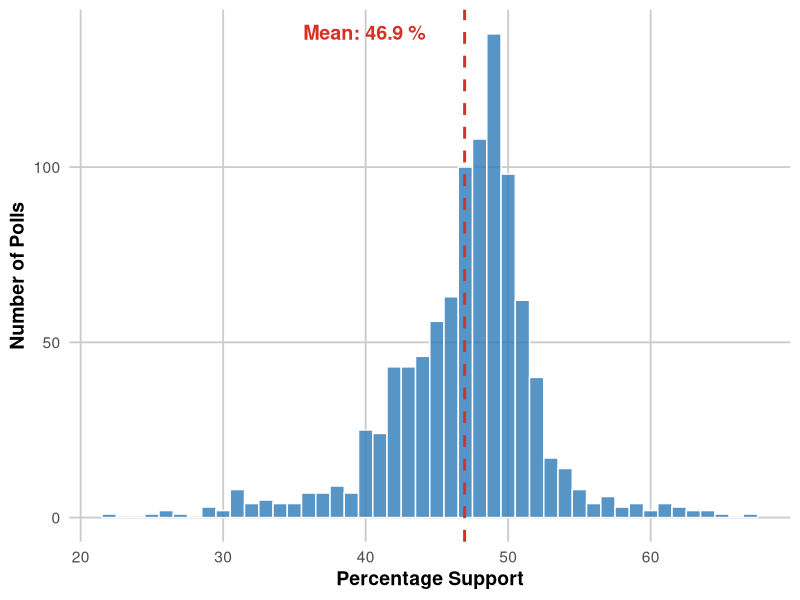
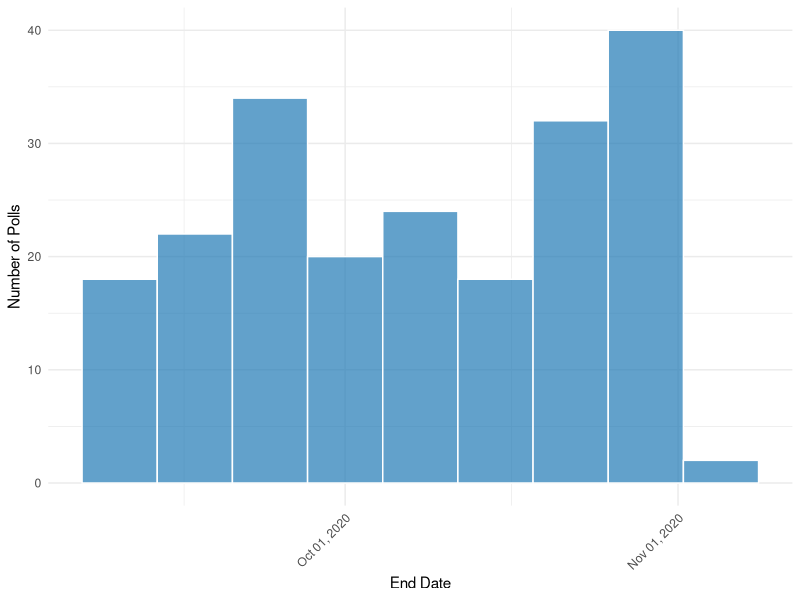
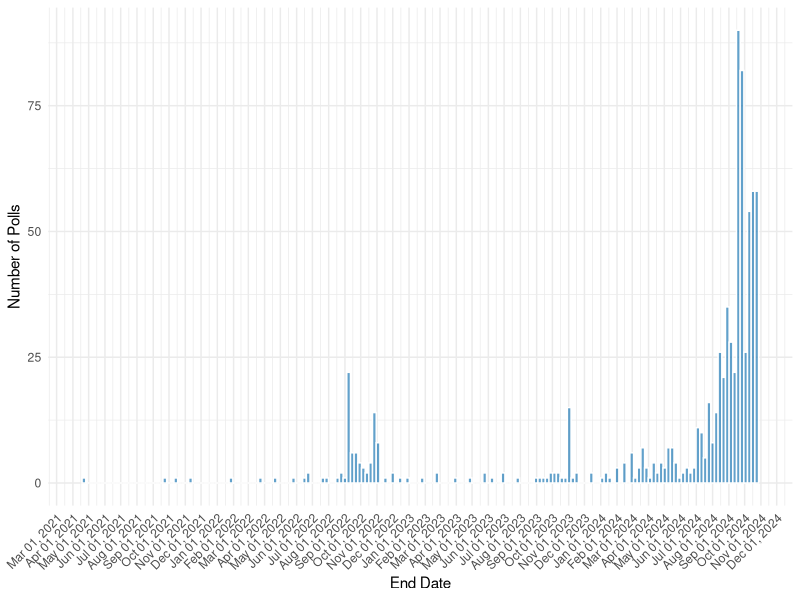
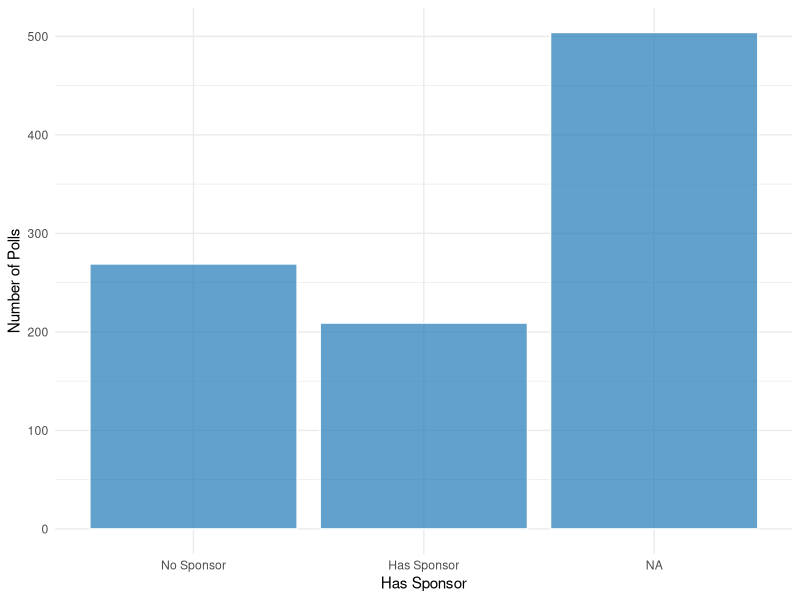
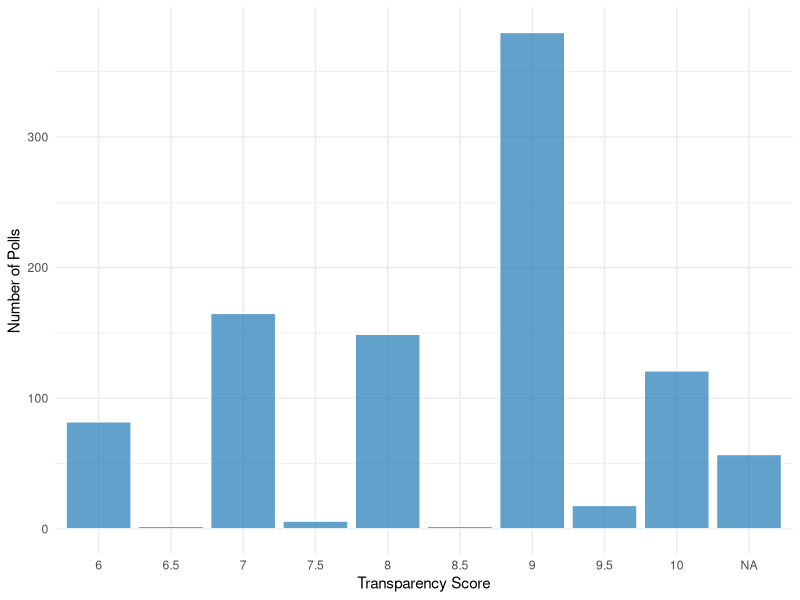
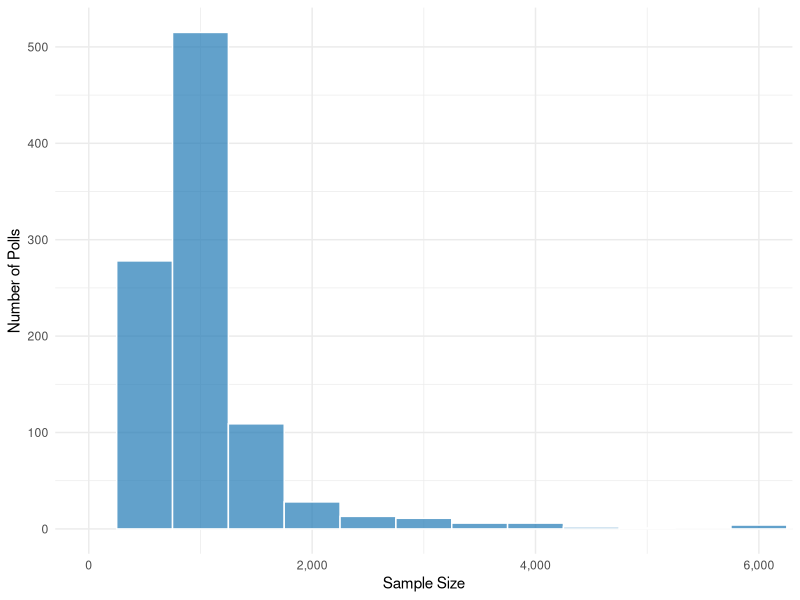

R code for these plots, in order:
## ---- chunk 1
#| include: false
#| warning: false
#| message: false

library(tidyverse)
library(caret)
library(glmnet)
library(nnet)
library(lubridate)
library(pROC)
library(stringr)
## ---- chunk 2
#| echo: false
#| message: false
#| warning: false

trump_2024 <- read_csv(here::here("data/02-analysis_data/trump_2024_analysis_data.csv"))
harris_2024 <- read_csv(here::here("data/02-analysis_data/harris_2024_analysis_data.csv"))
trump_2024_lower <- 
  read_csv(here::here("data/02-analysis_data/trump_2024_analysis_data_lower.csv"))
harris_2024_lower <- 
  read_csv(here::here("data/02-analysis_data/harris_2024_analysis_data_lower.csv"))
trump_2020 <- read_csv(here::here("data/02-analysis_data/trump_2020_analysis_data.csv"))
biden_2020 <- read_csv(here::here("data/02-analysis_data/biden_2020_analysis_data.csv"))

# aggregated dataset for summary statistics
# datasets with lower numeric scores already includes polls with a score of 3.0
all_combined <- bind_rows(harris_2024_lower, trump_2024_lower,
    biden_2020, trump_2020)

## ---- chunk 3
#| label: fig-outcome
#| fig-cap: Percentage Support in US Presidential Polls
#| echo: false
#| message: false
#| warning: false

ggplot(all_combined, aes(x = pct)) +
  geom_histogram(
    binwidth = 1,                # Adjust bin width for granularity
    fill = "#2c7bb6",            # Aesthetic fill color (steel blue)
    color = "white",             # Border color for bins
    alpha = 0.8                   # Transparency of the fill
  ) +
  labs(
    x = "Percentage Support",
    y = "Number of Polls"
  ) +
  theme_minimal(base_size = 14) +   # Minimal theme with increased base font size
  theme(
    plot.title = element_text(
      size = 16, 
      face = "bold", 
      hjust = 0.5,                # Center the title
      margin = margin(b = 10)     # Add space below the title
    ),
    plot.subtitle = element_text(
      size = 12, 
      hjust = 0.5, 
      margin = margin(b = 20)     # Add space below the subtitle
    ),
    axis.title = element_text(face = "bold"), # Bold axis titles
    axis.text = element_text(color = "gray30"), # Dark gray axis text
    panel.grid.major = element_line(color = "gray80"), # Light gray major grid lines
    panel.grid.minor = element_blank()                 # Remove minor grid lines
  ) +
  # Add a vertical line for the mean percentage support
  geom_vline(
    aes(xintercept = mean(pct, na.rm = TRUE)),
    color = "#d73027",           # Aesthetic color (red)
    linetype = "dashed", 
    size = 1
  ) +
  # Annotate the mean value on the plot
  annotate(
    "text",
    x = mean(all_combined$pct, na.rm = TRUE) - 7, # Position text slightly to the right of the mean line
    y = Inf,                                     # Position text at the top of the plot
    label = paste("Mean:", round(mean(all_combined$pct, na.rm = TRUE), 1), "%"),
    vjust = 2,                                   # Vertical adjustment
    color = "#d73027",
    size = 5,
    fontface = "bold"
  )

## ---- chunk 4
#| label: fig-dates-past
#| fig-cap: Distribution of Poll End Date, 2020 Cycle
#| echo: false
#| message: false
#| warning: false

ggplot(all_combined %>% filter(cycle == 2020), aes(x = end_date)) +
  geom_histogram(binwidth = 7, fill = "#1f78b4", color = "white", alpha = 0.7) +
  labs(
    x = "End Date",
    y = "Number of Polls"
  ) +
  scale_x_date(date_labels = "%b %d, %Y", date_breaks = "1 month") +
  theme_minimal() +
  theme(
    plot.title = element_text(size = 14, face = "bold"),
    axis.text.x = element_text(angle = 45, hjust = 1)
  )

## ---- chunk 5
#| label: fig-dates-current
#| fig-cap: Distribution of Poll End Date, 2024 Cycle
#| echo: false
#| message: false
#| warning: false

ggplot(all_combined %>% filter(cycle == 2024), aes(x = end_date)) +
  geom_histogram(binwidth = 7, fill = "#1f78b4", color = "white", alpha = 0.7) +
  labs(
    x = "End Date",
    y = "Number of Polls"
  ) +
  scale_x_date(date_labels = "%b %d, %Y", date_breaks = "1 month") +
  theme_minimal() +
  theme(
    plot.title = element_text(size = 14, face = "bold"),
    axis.text.x = element_text(angle = 45, hjust = 1)
  )

## ---- chunk 6
#| label: fig-sponsored
#| fig-cap: Number of Polls with and without Sponsors
#| echo: false
#| message: false
#| warning: false

ggplot(all_combined, aes(x = factor(has_sponsor, levels = c(0,1), labels = c("No Sponsor", "Has Sponsor")))) +
  geom_bar(fill = "#1f78b4", color = "white", alpha = 0.7) +
  labs(
    x = "Has Sponsor",
    y = "Number of Polls"
  ) +
  theme_minimal() +
  theme(
    plot.title = element_text(size = 14, face = "bold")
  )

## ---- chunk 7
#| label: fig-transparency
#| fig-cap: Distribution of Poll Transparency Scores
#| echo: false
#| message: false
#| warning: false

ggplot(all_combined, aes(x = factor(transparency_score))) +
  geom_bar(fill = "#1f78b4", color = "white", alpha = 0.7) +
  labs(
    x = "Transparency Score",
    y = "Number of Polls"
  ) +
  theme_minimal() +
  theme(
    plot.title = element_text(size = 14, face = "bold")
  )

## ---- chunk 8
#| label: fig-sample
#| fig-cap: Distribution of Poll Sample Sizes
#| echo: false
#| message: false
#| warning: false

ggplot(all_combined, aes(x = sample_size)) +
  geom_histogram(binwidth = 500, fill = "#1f78b4", color = "white", alpha = 0.7) +
  labs(
    x = "Sample Size",
    y = "Number of Polls"
  ) +
  scale_x_continuous(labels = scales::comma) +
  coord_cartesian(xlim = c(0, 6000)) +
  theme_minimal() +
  theme(
    plot.title = element_text(size = 14, face = "bold")
  )

## ---- chunk 9

## ---- chunk 10

## ---- chunk 11

## ---- chunk 12

